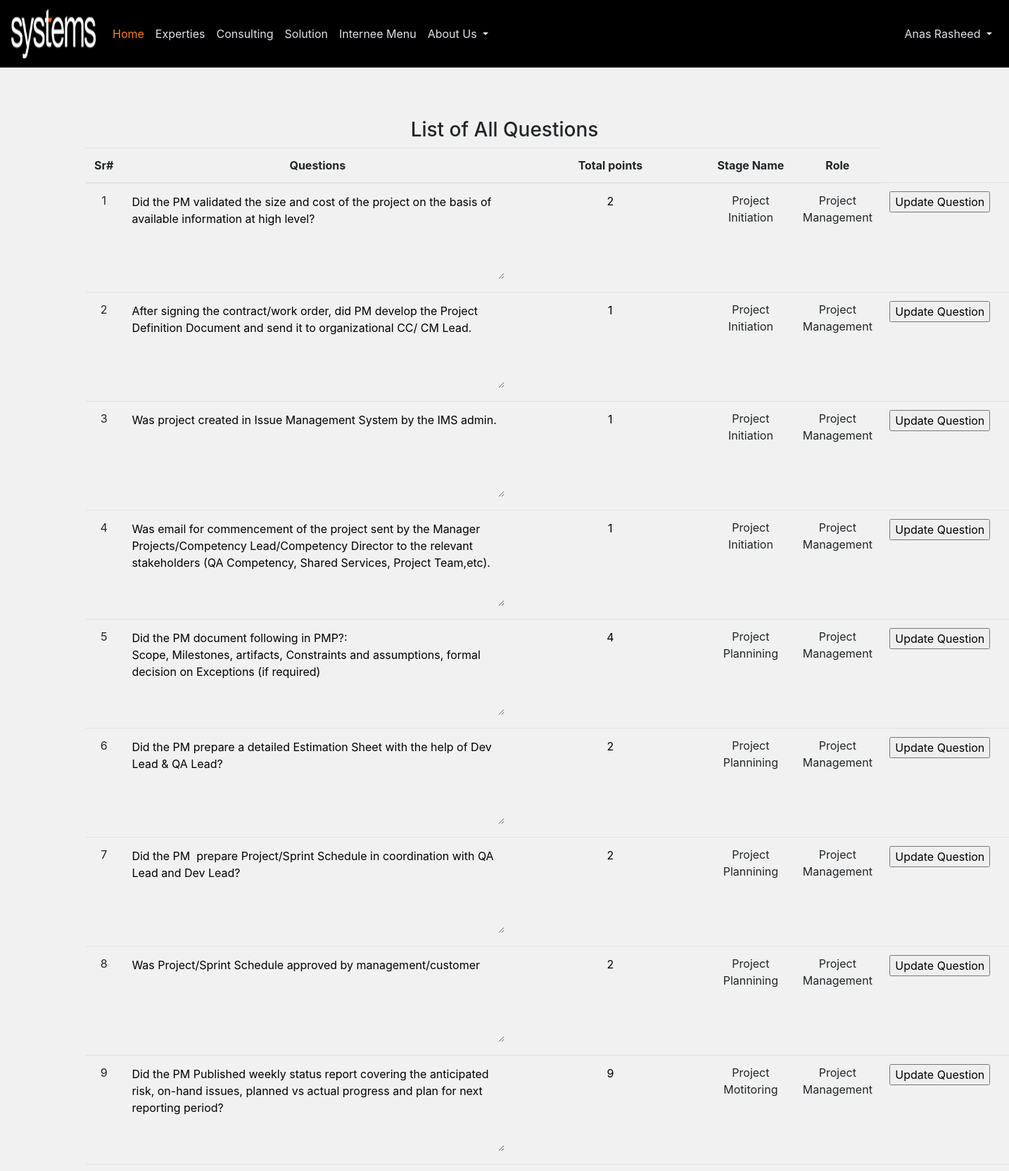
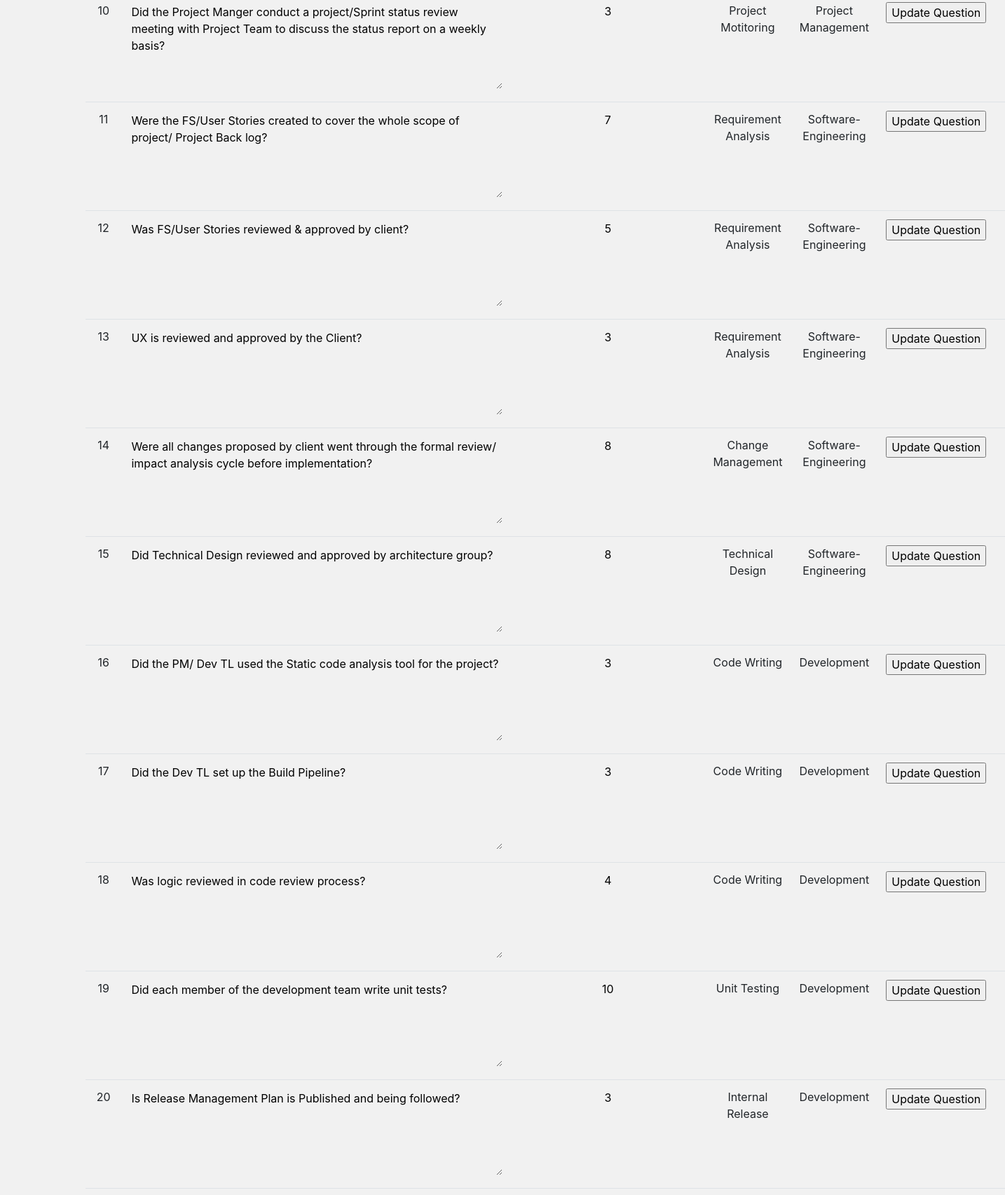
The page /Systems/view-questions.php (signed in, upper part) on the database its author committed (2 pictures, top to bottom).
### tables this page shows
CREATE TABLE `questions` (
  `question_id` int(11) NOT NULL,
  `question` text NOT NULL,
  `Total_Points` int(11) NOT NULL,
  `stage_id` int(11) NOT NULL
);

CREATE TABLE `stages` (
  `stage_id` int(11) NOT NULL,
  `stage_name` varchar(40) NOT NULL,
  `role_id` int(11) NOT NULL,
  `stages_code` varchar(50) NOT NULL
);

CREATE TABLE `roles` (
  `role_id` int(11) NOT NULL,
  `role_name` varchar(40) NOT NULL
);

### Systems/view-questions.php (the view, shortened to what this page needs)
<?php
include('config/header.php');
?>
<br/>
<br/>
<br/>
<h3 class="h3 text-center" >List of All Questions</h3>
<div class="auth-wrapper no-block justify-content-center align-items-center">
	<div class="row">
		<div class="col-1"></div>
<div class="col-9">
<table class="table text-center table-hover">
  <thead>
    <tr>
      <th scope="col">Sr#</th>
      <th scope="col">Questions</th>
      <th scope="col">Total points</th>
      <th scope="col">Stage Name</th>
      <th scope="col">Role</th>
    </tr>
  </thead>
  <tbody>
  	<?php
$query="select questions.question_id, questions.question, questions.Total_Points, stages.stage_name, roles.role_name from `questions` inner join `stages` inner join `roles` where stages.role_id=roles.role_id && questions.stage_id=stages.stage_id";
$sql=mysqli_query($connect, $query);
$rows=mysqli_num_rows($sql);
$sr=0;
if($rows>1){
	while($row=mysqli_fetch_assoc($sql)){
    $sr++;
		$question=$row['question'];
		$total_points=$row['Total_Points'];
    $stage_name=$row['stage_name'];
    $role=$row['role_name'];
    $id=$row['question_id'];
?>
    <tr>
      <form method="Post">
      <td id="sr"><?php echo $sr; ?></td>
      <td><textarea rows="5" cols="50" id="question" name="question"><?php echo $question; ?></textarea></td>
      <td><input type="text" name="points" id="points" value="<?php echo $total_points;?>"></td>
      <td id="stagename"><?php echo $stage_name;?></td>
      <td id="role"><?php echo $role;?></td>
      <td><input type="submit" name="update" value="Update Question"></td>
      <td><input type="text" class="text-center" hidden name="qid" id="qid" readonly value="<?php echo $id;?>"></td>
         </form>
      </tr>
  <?php
}
}
?>
  </tbody>
</table>
</div>
<div class="col-2"></div>
</div>
</div>
<br/>
<br/>
<br/>
<br/>
<br/>
<br/>
<br/>
<br/>
<br/>
<br/>
<br/>
<br/>
<br/>
<br/>
<br/>
<br/>
<br/>
<br/>
<?php
include('config/footer.php');
 ?>

### Systems/css/style.css (style rules this page uses)
.auth-wrapper { min-height: 100vh; position: relative; }

### Systems/view-questions.php (style rules this page uses)
body { background-color: #f1f1f1; }
#qid,#points { border: none; border-color: transparent; background-color: #f1f1f1; outline: none !important; text-align: center; }
#question { border: none; border-color: transparent; background-color: #f1f1f1; outline: none !important; }

### rows shown on the page
questions: question "Did the PM validated the size and cost of the project on the basis of available information at high level?", points "2", stage.stage_name "Project Initiation", roles.role_name "Project Management"
questions: question "After signing the contract/work order, did PM develop the Project Definition Document and send it to organizational CC/ CM Lead.", points "1", stage.stage_name "Project Initiation", roles.role_name "Project Management"
questions: question "Was project created in Issue Management System by the IMS admin.", points "1", stage.stage_name "Project Initiation", roles.role_name "Project Management"
questions: question "Was email for commencement of the project sent by the Manager Projects/Competency Lead/Competency Director to the relevant stakeholders (QA Competency, Shared Services, Project Team,etc).", points "1", stage.stage_name "Project Initiation", roles.role_name "Project Management"
questions: question "Did the PM document following in PMP?: Scope, Milestones, artifacts, Constraints and assumptions, formal decision on Exceptions (if required)", points "4", stage.stage_name "Project Plannining", roles.role_name "Project Management"
questions: question "Did the PM prepare a detailed Estimation Sheet with the help of Dev Lead & QA Lead?", points "2", stage.stage_name "Project Plannining", roles.role_name "Project Management"
questions: question "Did the PM prepare Project/Sprint Schedule in coordination with QA Lead and Dev Lead?", points "2", stage.stage_name "Project Plannining", roles.role_name "Project Management"
questions: question "Was Project/Sprint Schedule approved by management/customer", points "2", stage.stage_name "Project Plannining", roles.role_name "Project Management"
questions: question "Did the PM Published weekly status report covering the anticipated risk, on-hand issues, planned vs actual progress and plan for next reporting period?", points "9", stage.stage_name "Project Motitoring", roles.role_name "Project Management"
questions: question "Did the Project Manger conduct a project/Sprint status review meeting with Project Team to discuss the status report on a weekly basis?", points "3", stage.stage_name "Project Motitoring", roles.role_name "Project Management"
questions: question "Were the FS/User Stories created to cover the whole scope of project/ Project Back log?", points "7", stage.stage_name "Requirement Analysis", roles.role_name "Software-Engineering"
questions: question "Was FS/User Stories reviewed & approved by client?", points "5", stage.stage_name "Requirement Analysis", roles.role_name "Software-Engineering"
questions: question "UX is reviewed and approved by the Client?", points "3", stage.stage_name "Requirement Analysis", roles.role_name "Software-Engineering"
questions: question "Were all changes proposed by client went through the formal review/ impact analysis cycle before implementation?", points "8", stage.stage_name "Change Management", roles.role_name "Software-Engineering"
questions: question "Did Technical Design reviewed and approved by architecture group?", points "8", stage.stage_name "Technical Design", roles.role_name "Software-Engineering"
questions: question "Did the PM/ Dev TL used the Static code analysis tool for the project?", points "3", stage.stage_name "Code Writing", roles.role_name "Development"
questions: question "Did the Dev TL set up the Build Pipeline?", points "3", stage.stage_name "Code Writing", roles.role_name "Development"
questions: question "Was logic reviewed in code review process?", points "4", stage.stage_name "Code Writing", roles.role_name "Development"
questions: question "Did each member of the development team write unit tests?", points "10", stage.stage_name "Unit Testing", roles.role_name "Development"
questions: question "Is Release Management Plan is Published and being followed?", points "3", stage.stage_name "Internal Release", roles.role_name "Development"

### other values the page prints
$fname "Anas"
$lname "Rasheed"
